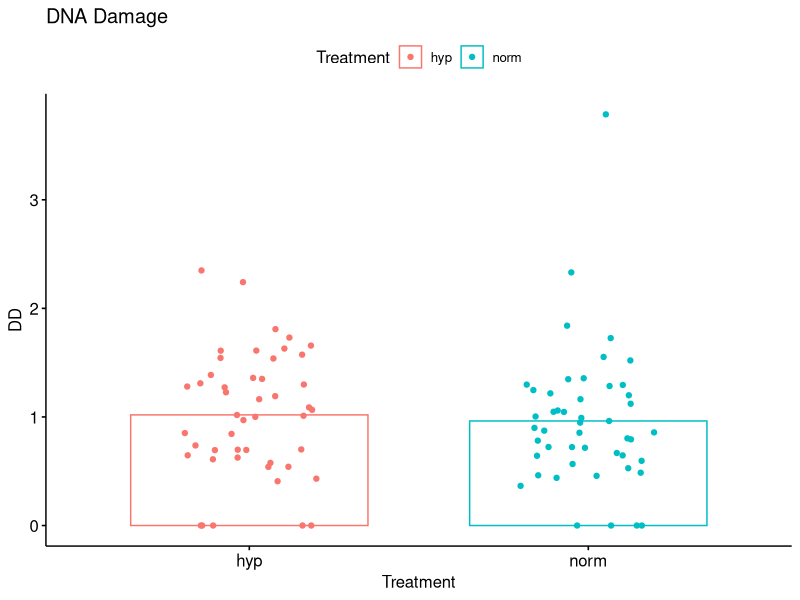
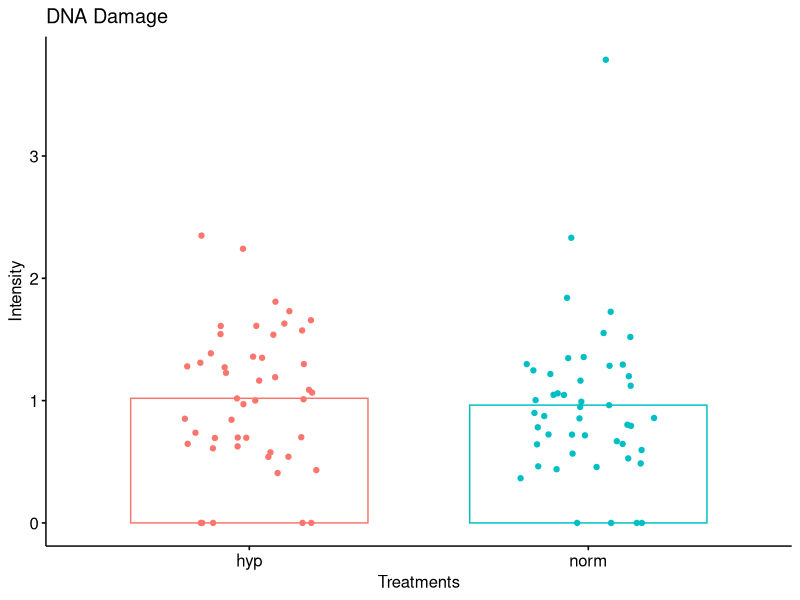
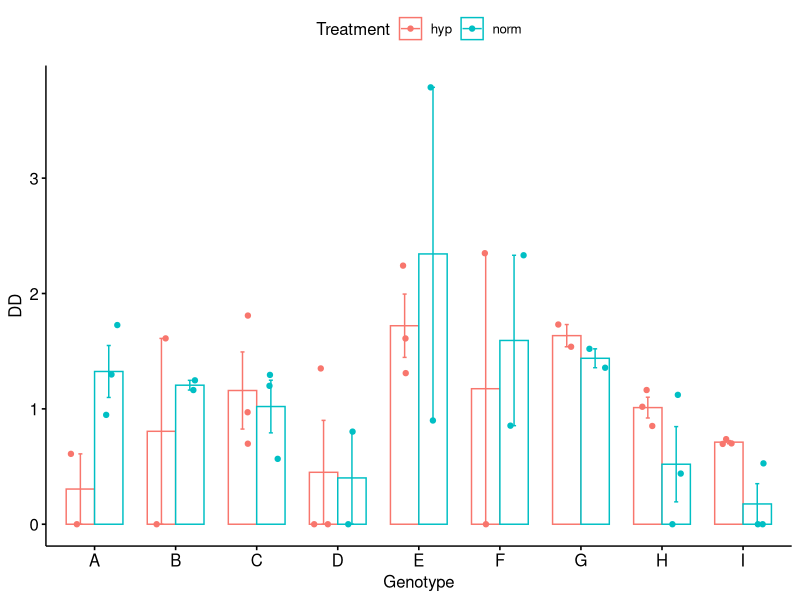
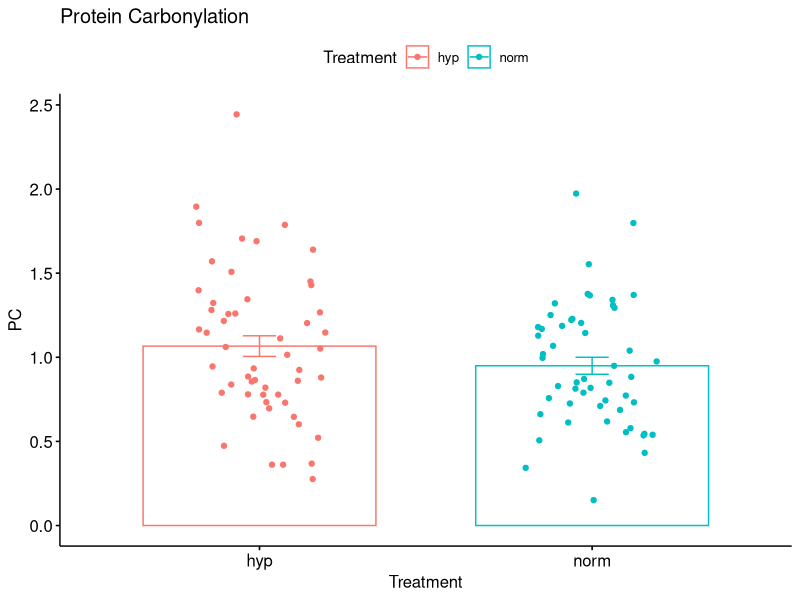
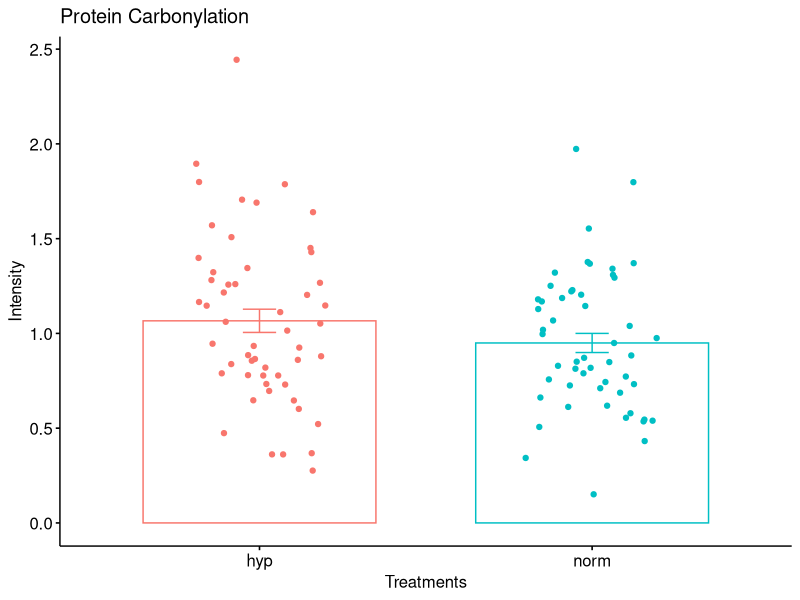
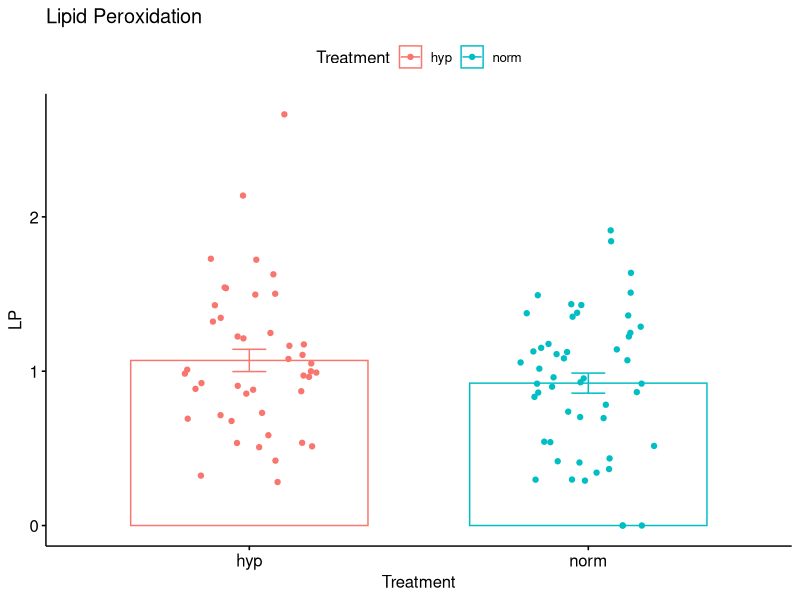
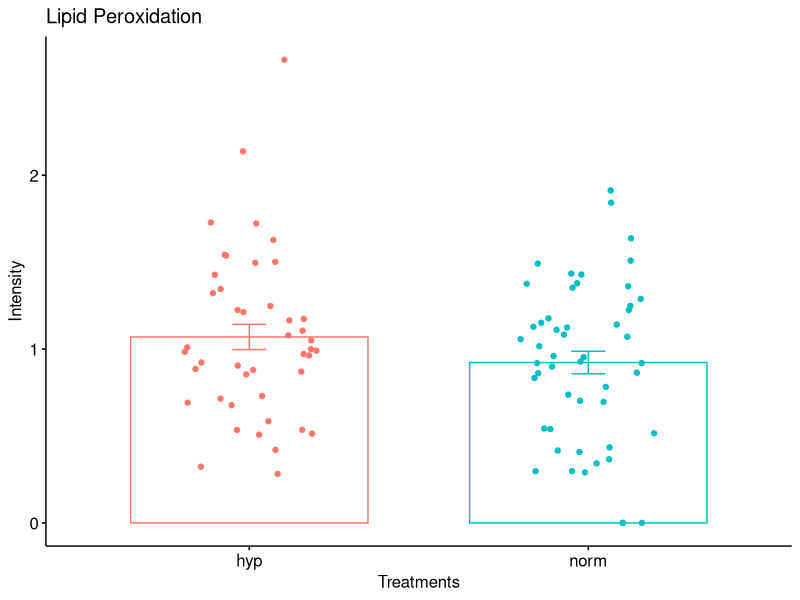
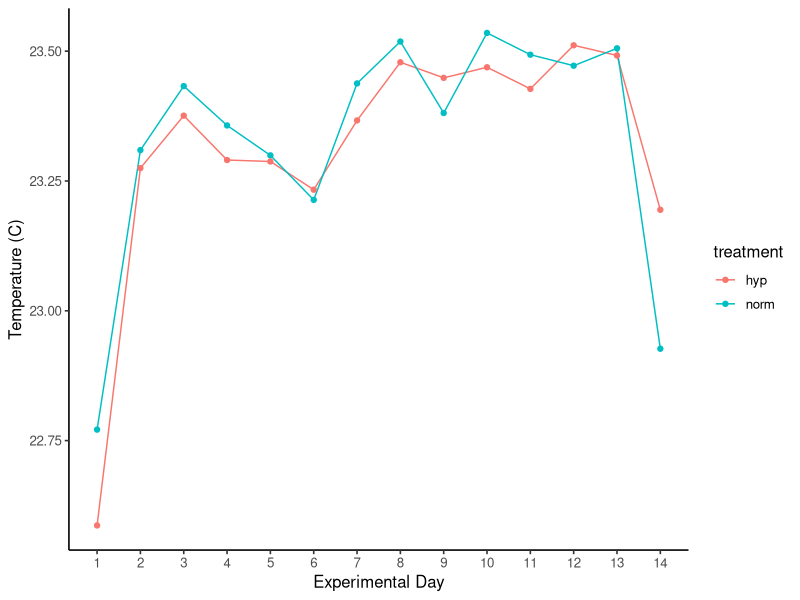

R code for these plots, in order:
## ---- chunk 1
library(tidyverse)
library(ggplot2)
library(dplyr)
library(ggpubr)
library(knitr)

df <- read_csv("environment_dat.csv")
#Experimental Data 
tmp_graph<-ggplot(data = df,aes(x = day,y = temp, color = treatment ))+
  geom_line()+
  scale_y_continuous(name = "Temperature (C)")+
  scale_x_continuous(name = "Experimental Day", breaks = seq(1,14, by = 1))+
  geom_point()+
  theme_classic2()

#K-wallis test to prove there was no affect of temperature on endpoints as it was equal through both treatments
compare_means (DO~treatment, data = df, method =  "kruskal.test")

DO_graph<-ggplot(data = df, aes(x = day, y = DO, color = treatment))+
  geom_line()+
  scale_y_continuous(name = "Dissolved Oxygen (mg/L)")+
  scale_x_continuous(name = "Experimental Day", breaks = seq(1,14, by = 1))+
  geom_point()+
  theme_classic2()+
  annotate(geom = "text", x = 7, y = 5, label = "p-value = <.001")


DD_dot<-read_csv("dot_blot_DD.csv")
PC_dot<-read_csv("dot_blot_PC.csv")
LP_dot<-read_csv("dot_blot_LP.csv")

#Does DD intensity level depend on symbiont and treatment 
DD_anov<-aov(DD~Treatment+Symbiont, data = DD_dot)
summary(DD_anov)

#Wilcoxon Test, matches with JMP data, there is no sig diff between DD intensity between Symbioses
DD_wilcox<-wilcox.test(DD~Symbiont, data = DD_dot, exact = FALSE)

# DD graphical representation

DD_treatment<-ggbarplot(
  DD_dot, x = "Treatment", y = "DD", color = "Treatment",
  add = c("mean", "jitter"),
  position = position_dodge(.2)
) + ggtitle("DNA Damage")
DD_treatment
DD_treatment + labs( y = "Intensity", x = "Treatments")+theme(legend.position = "none")

sym_dd<-DD_dot%>%group_by(Treatment)%>%
  filter(Symbiont == "Sym")%>%
  group_by(Genotype)

apo_dd<-DD_dot%>%group_by(Treatment)%>%
  filter(Symbiont == "Apo")%>%
  group_by(Genotype)
#Each paramater doesn't have a data point for every ID, does that mean I won't be able to put them on the same graph

DD_geno_sym<-ggbarplot(
  sym_dd, x ="Genotype", y = "DD",color = "Treatment",
  add = c("mean_se_", "jitter"),
  order = c("A","B","C","D","E","F","G","H","I"),
  position = position_dodge(.7)
)
DD_geno_sym
DD_geno_apo<-ggbarplot(
  apo_dd, x ="Genotype", y = "DD",color = "Treatment" ,
  add = c("mean_se_", "jitter"),
  order = c("J","K","L","M","N","O","P","Q","R"),
  position = position_dodge(.7)
)

PC_treatment<-ggbarplot(
  PC_dot, x = "Treatment", y = "PC", color = "Treatment",
  add = c("mean_se_", "jitter"),
  position = position_dodge(.7)
) +ggtitle("Protein Carbonylation")

PC_treatment
PC_treatment + labs( y = "Intensity", x = "Treatments")+theme(legend.position = "none")


sym_pc<-PC_dot%>%group_by(Treatment)%>%
  filter(Symbiont == "Sym")%>%
  group_by(Genotype)
apo_pc<-PC_dot%>%group_by(Treatment)%>%
  filter(Symbiont == "Apo")%>%
  group_by(Genotype) 

PC_geno_sym<-ggbarplot(
  sym_pc, x ="Genotype", y = "PC",color = "Treatment" ,
  add = c("jitter","mean_se_"),
  order = c("A","B","C","D","E","F","G","H","I"),
  position = position_dodge(.7)
)

PC_geno_apo<-ggbarplot(
  apo_pc, x ="Genotype", y = "PC",color = "Treatment",
  add = c("jitter","mean_se_"),
  order = c("J","K","L","M","N","O","P","Q","R"),
  position = position_dodge(.7)
)

#Lipid peroxidation graphical representation
LP_treatment<-ggbarplot(
  LP_dot, x = "Treatment", y = "LP", color = "Treatment",
  add = c("mean_se_", "jitter"),
  position = position_dodge(.7)
) +ggtitle("Lipid Peroxidation")

LP_treatment
LP_treatment + labs( y = "Intensity", x = "Treatments")+theme(legend.position = "none")


sym_lp<-LP_dot%>%group_by(Treatment)%>%
  filter(Symbiont == "Sym")%>%
  group_by(Genotype)
apo_lp<-LP_dot%>%group_by(Treatment)%>%
  filter(Symbiont == "Apo")%>%
  group_by(Genotype) 

LP_geno_sym<-ggbarplot(
  sym_lp, x ="Genotype", y = "LP",color = "Treatment" ,
  add = c("jitter","mean_se_"),
  order = c("A","B","C","D","E","F","G","H","I"),
  position = position_dodge(.7)
)

LP_geno_apo<-ggbarplot(
  apo_lp, x ="Genotype", y = "LP",color = "Treatment",
  add = c("jitter","mean_se_"),
  order = c("J","K","L","M","N","O","P","Q","R"),
  position = position_dodge(.7)
)

LP_anov<-aov(LP~Treatment+Symbiont, data = LP_dot)
summary(LP_anov)

#*Combination of Genotype & Treatment
LP_anov2<-aov(LP~Genotype*Treatment, data = apo_lp)

summary(LP_anov2)

tukey<-TukeyHSD(LP_anov2)
tukey





## ---- chunk 2
summary(cars)
## ---- chunk 3
plot(tmp_graph)
plot(PC_treatment)
plot(PC_geno_apo)
plot(PC_geno_sym)
plot(LP_treatment)
plot(LP_geno_apo)
plot(LP_geno_sym)
plot(DD_treatment)
plot(DD_geno_apo)
plot(DD_geno_sym)
plot(DO_graph)
